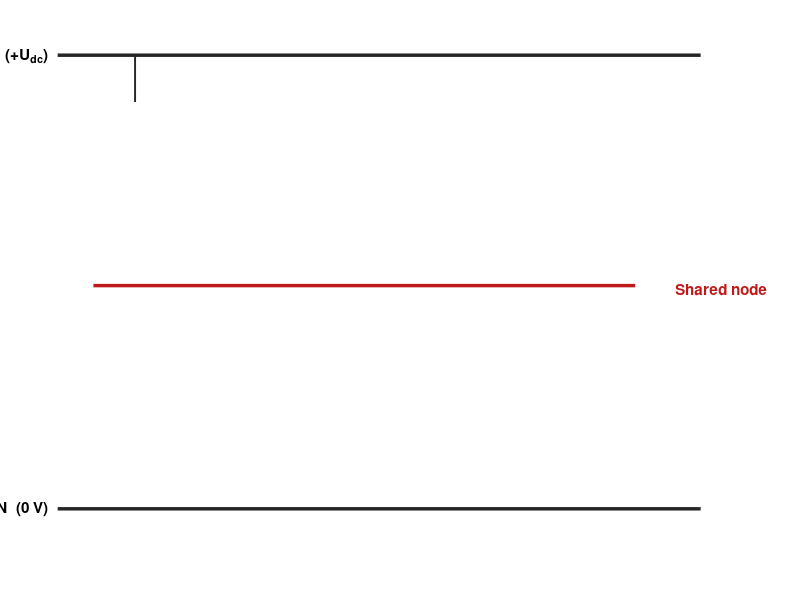

Write MATLAB code to recreate this figure. (Note: this script raises an error after producing the figure.)
% Draws assets/fig1_topology.png: the device-level structure of the reversed
% shared bridge (one shared leg, one T module, one B module, one winding
% pair).  Pure MATLAB graphics - no toolbox and no model needed.
%
% Relocatable: the figure is written next to this script, into ../assets.
%
% Verified with MATLAB R2025b (25.2).

Here = fileparts(mfilename('fullpath'));
outDir = fullfile(Here,'..','assets');
if ~exist(outDir,'dir'), mkdir(outDir); end
outFile = fullfile(outDir,'fig1_topology.png');

f = figure('Visible','off','Position',[100 100 1280 760],'Color','w');
ax = axes('Parent',f,'Position',[0.02 0.02 0.96 0.96]);
hold(ax,'on'); axis(ax,[0 12.9 0 8]); axis(ax,'off');

cSwitch = [0.85 0.92 1.00];
cDiode  = [1.00 0.93 0.85];
cWind   = [0.90 0.97 0.90];
cRail   = [0.15 0.15 0.15];
yP = 7.40; yN = 1.10; ySh = 4.20;

% ---------- bus rails ----------
line([0.7 11.5],[yP yP],'Color',cRail,'LineWidth',2.5);
text(0.55,yP,'P  (+U_{dc})','HorizontalAlignment','right','FontSize',11,'FontWeight','bold');
line([0.7 11.5],[yN yN],'Color',cRail,'LineWidth',2.5);
text(0.55,yN,'N  (0 V)','HorizontalAlignment','right','FontSize',11,'FontWeight','bold');

% ---------- shared node ----------
line([1.3 10.4],[ySh ySh],'Color',[0.75 0.1 0.1],'LineWidth',2.5);
text(10.95,ySh-0.05,'  Shared node','Color',[0.75 0.1 0.1],'FontSize',11,'FontWeight','bold', ...
     'HorizontalAlignment','left');

% ---------- shared leg (x = 2.0) ----------
xs = 2.0; xd = 3.05;
line([xs xs],[yP 6.75],'Color',cRail,'LineWidth',1.4);
drawBox(xs-0.42,5.95,0.84,0.80,'S_{up}',cSwitch);
line([xs xs],[5.95 ySh],'Color',cRail,'LineWidth',1.4);
line([xs xs],[ySh 2.70],'Color',cRail,'LineWidth',1.4);
drawBox(xs-0.42,1.90,0.84,0.80,'S_{low}',cSwitch);
line([xs xs],[1.90 yN],'Color',cRail,'LineWidth',1.4);
line([xd xd],[yP 6.75],'Color',cRail,'LineWidth',1.4);
drawBox(xd-0.42,5.95,0.84,0.80,'D_{up}',cDiode);
line([xd xd],[5.95 ySh],'Color',cRail,'LineWidth',1.4);
line([xd xd],[ySh 2.70],'Color',cRail,'LineWidth',1.4);
drawBox(xd-0.42,1.90,0.84,0.80,'D_{low}',cDiode);
line([xd xd],[1.90 yN],'Color',cRail,'LineWidth',1.4);
text(3.55,6.85,'shared leg','FontSize',11,'FontWeight','bold','Color',[0.1 0.3 0.6]);

% ---------- T module (x = 6.2) ----------
xt = 6.2;
line([xt xt],[yP 6.75],'Color',cRail,'LineWidth',1.4);
drawBox(xt-0.52,5.95,1.04,0.80,'S  (upper)',cSwitch);
line([xt xt],[5.95 5.05],'Color',cRail,'LineWidth',1.4);
drawBox(xt-1.10,4.55,2.20,0.50,'winding   R, L, sensor',cWind);
line([xt xt],[4.55 ySh],'Color',cRail,'LineWidth',1.4);
line([xt xt],[ySh 2.70],'Color',cRail,'LineWidth',1.4);
drawBox(xt-0.52,1.90,1.04,0.80,'D  (lower)',cDiode);
line([xt xt],[1.90 yN],'Color',cRail,'LineWidth',1.4);
text(xt-0.06,5.05,'X','FontSize',12,'FontWeight','bold','HorizontalAlignment','right');
quiver(xt-0.75,4.15,0,-0.55,0,'Color',[0 0.45 0],'LineWidth',1.6,'MaxHeadSize',2.5);
text(xt-0.85,4.05,'i_a   into the shared node','FontSize',10,'Color',[0 0.45 0],'HorizontalAlignment','right');
text(xt,6.90,'T module','FontSize',12,'FontWeight','bold','HorizontalAlignment','center','Color',[0.1 0.3 0.6]);

% ---------- B module (x = 9.8) ----------
xb = 9.8;
line([xb xb],[yP 6.75],'Color',cRail,'LineWidth',1.4);
drawBox(xb-0.52,5.95,1.04,0.80,'D  (upper)',cDiode);
line([xb xb],[5.95 5.05],'Color',cRail,'LineWidth',1.4);
drawBox(xb-1.10,4.55,2.20,0.50,'winding   R, L, sensor',cWind);
line([xb xb],[4.55 ySh],'Color',cRail,'LineWidth',1.4);
line([xb xb],[ySh 2.70],'Color',cRail,'LineWidth',1.4);
drawBox(xb-0.52,1.90,1.04,0.80,'S  (lower)',cSwitch);
line([xb xb],[1.90 yN],'Color',cRail,'LineWidth',1.4);
text(xb-0.06,5.05,'Y','FontSize',12,'FontWeight','bold','HorizontalAlignment','left');
quiver(xb-0.75,4.05,0,0.55,0,'Color',[0.6 0.1 0.1],'LineWidth',1.6,'MaxHeadSize',2.5);
text(xb-0.85,4.15,'i_c   out of the shared node','FontSize',10,'Color',[0.6 0.1 0.1],'HorizontalAlignment','right');
text(xb,6.90,'B module (reversed)','FontSize',12,'FontWeight','bold','HorizontalAlignment','center','Color',[0.7 0.3 0.1]);

% ---------- notes ----------
text(6.1,3.55,'I_{shared}  =  \Sigma i (T modules)  -  \Sigma i (B modules)  =  2{\cdot}bias{\cdot}(p - q)  +  \Sigma_{split pairs} \pmi_{ref}', ...
     'HorizontalAlignment','center','FontSize',11,'FontWeight','bold');
text(6.1,3.10,'with 5 winding pairs and 5 T + 5 B modules  (p,q,s) = (2,2,1):   the bias terms cancel and only the control currents remain in the shared leg', ...
     'HorizontalAlignment','center','FontSize',10);
text(6.1,0.82,'Bias + differential references:   i_{a,ref} = bias + 0.5{\cdot}i_{ref} ,    i_{c,ref} = bias - 0.5{\cdot}i_{ref}', ...
     'HorizontalAlignment','center','FontSize',10,'Color',[0.25 0.25 0.25]);
text(6.1,0.52,'Winding current is unidirectional by construction: a T module pushes current into the shared node, a B module pulls it out of it.', ...
     'HorizontalAlignment','center','FontSize',10,'Color',[0.25 0.25 0.25]);
text(6.1,0.22,'Each module leg is one switch + one freewheel diode and needs no dead time; only the bidirectional shared leg does.', ...
     'HorizontalAlignment','center','FontSize',10,'Color',[0.25 0.25 0.25]);

exportgraphics(f,outFile,'Resolution',130);
close(f);
fprintf('wrote %s\n', outFile);

function drawBox(x0,y0,w,h,label,color)
rectangle('Position',[x0 y0 w h],'Curvature',0.18,'FaceColor',color,'EdgeColor',[0.25 0.25 0.25],'LineWidth',1.1);
text(x0+w/2,y0+h/2,label,'HorizontalAlignment','center','FontSize',10);
end
